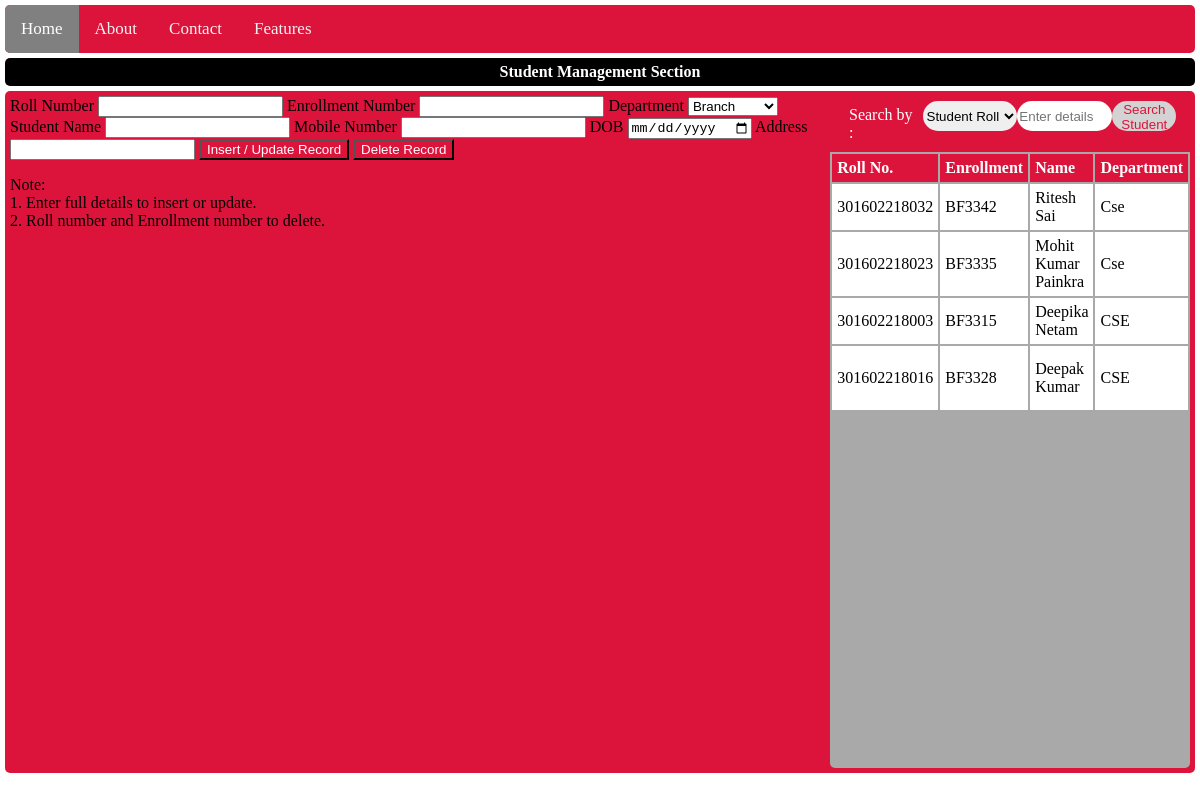
The page / on the database its author committed.
### tables this page shows
CREATE TABLE `students` (
  `sn` int(5) NOT NULL,
  `roll_number` bigint(12) NOT NULL,
  `password` varchar(10) NOT NULL,
  `enrollment_number` varchar(6) DEFAULT NULL,
  `department` varchar(10) DEFAULT NULL,
  `semester` int(1) DEFAULT NULL,
  `name` varchar(50) DEFAULT NULL,
  `father` varchar(30) DEFAULT NULL,
  `mother` varchar(30) DEFAULT NULL,
  `mobile` bigint(10) DEFAULT NULL,
  `dob` date DEFAULT NULL,
  `img` varchar(50) NOT NULL,
  `address` varchar(200) DEFAULT NULL
);

### students_records.php (the view, shortened to what this page needs)
<?php
$q2 = "SELECT * FROM `students` ORDER BY sn DESC;";
$result = mysqli_query($conn, $q2);
while ($row = mysqli_fetch_assoc($result)) {
  echo '
                    <tr>
                        <td>' . $row['roll_number'] . '</td>
                        <td>' . $row['enrollment_number'] . '</td>
                        <td>' . ucwords($row['name']) . '</td>
                        <td>' . ucwords($row['department']) . '</td>
                        <td>' . $row['mobile'] . '</td>
                        <td>' . $row['dob'] . '</td>
                        <td>' . ucwords($row['address']) . '</td>
                    </tr>
                 ';
}

### index.php (shortened to what this page needs)
<!DOCTYPE html>
<html lang="en">
<head>
  <link rel="stylesheet" href="./style/style.css" />
</head>
<body>
  <div class="container">
    <nav class="top-nav rounded">
      <a href="#" class="nav-link active">Home</a>
      <a href="#" class="nav-link">About</a>
      <a href="#" class="nav-link">Contact</a>
      <a href="#" class="nav-link">Features</a>
    </nav>
    <h4 class="heading container center bg-black white rounded">
      Student Management Section
    </h4>
    <section class="middle-students-records rounded">
      <div class="admin-panel">
        <form class="admin-panel rounded" action="./index.php" method="post">
          <label for="roll-number">Roll Number</label>
          <input class="admin-panel" type="number" name="roll_number" id="" required />
          <label for="roll-number">Enrollment Number</label>
          <input class="admin-panel" type="text" name="enrollment_number" id="" required />
          <label for="roll-number">Department</label>
          <select class="admin-panel" name="department" id="">
            <option value="branch">Branch</option>
          </select>
          <label for="student-name">Student Name</label>
          <input class="admin-panel" type="text" name="student_name" id="" />
          <label for="student-name">Mobile Number</label>
          <input class="admin-panel" type="number" name="student_mobile" id="" />
          <label for="student-name">DOB</label>
          <input class="admin-panel" type="date" name="student_dob" id="" />
          <label for="student-name">Address</label>
          <input class="admin-panel" type="text" name="student_address" id="" />
          <button type="submit" name="insert" class="admin-panel white bg-crimson">
            Insert / Update Record
          </button>
          <button name="delete" class=" admin-panel white bg-crimson">Delete Record</button>
          <p>
            Note:<br />
            1. Enter full details to insert or update.<br />
            2. Roll number and Enrollment number to delete.
          </p>
        </form>
      </div>
      <div class="students-records rounded">
        <section class="search-students-records bg-crimson p-1">
          <form action="./index.php" class="search-students-records" method="post">
            <span class="white m-1">Search by :</span>
            <select name="search-by" id="" class="search-students-records" style="width: 30%">
              <option value="roll_number">Student Roll number</option>
            </select>
            <input class="search-students-records" type="search" name="search-student" id="" placeholder="Enter details to search" style="width: 30%" />
            <button class="search-students-records crimson bg-grey" type="submit" style="width: 20%">
              Search Student
            </button>
          </form>
        </section>
        <table class="students-records rounded ">
          <tr class="table-heading">
            <th class="students-records">Roll No.</th>
            <th class="students-records">Enrollment</th>
            <th class="students-records">Name</th>
            <th class="students-records">Department</th>
          </tr>
          <?php
          include 'search_students_records.php';
          include 'students_records.php';
          ?>
        </table>
      </div>
    </section>
  </div>
</body>
</html>

### style/layout.css (style rules this page uses)
body { margin: 5px; }
.container { width: 100%; }
nav.top-nav { background-color: crimson; overflow: hidden; }
section.middle-students-records { display: flex; height: 84vh; justify-content: space-between; background-color: crimson; padding: 5px; }
div.students-records { width: 75%; background-color: darkgray; overflow-y: auto; }
.rounded { border-radius: 5px; }
.p-1 { padding: 5px; }
.m-1 { margin: 5px; }
.center { text-align: center; }
h4.heading { margin: 5px 0; padding: 5px 0; }

### style/colors.css (style rules this page uses)
.white { color: white; }
.crimson { color: crimson; }
.bg-crimson { background-color: crimson; }
.bg-black { background-color: black; }
.bg-grey { background-color: lightgray; }

### style/links.css (style rules this page uses)
a.nav-link { float: left; color: #f2f2f2; text-align: center; padding: 14px 16px; text-decoration: none; font-size: 17px; }
a.nav-link.active { color: white; background-color:grey; }

### style/forms.css (style rules this page uses)
form.search-students-records { width: 95%; margin: 0px auto; display: flex; }
select.search-students-records, input.search-students-records, button.search-students-records { height: 30px; width: 90%; margin: 0px auto 0px auto; text-align: center; margin-bottom: 5px; border: none; border-radius: 50px; }

### style/table.css (style rules this page uses)
table.students-records { width: 100%; }
th, td { width: auto; text-align: start; margin: 0px; padding: 5px; }
th.students-records { color: white; }
tr.table-heading { background-color: crimson; }
tr { background-color: white; }

### rows shown on the page
students: roll_number "301602218032", enrollment_number "BF3342", name "Ritesh Sai", department "Cse"
students: roll_number "301602218023", enrollment_number "BF3335", name "Mohit Kumar Painkra", department "Cse"
students: roll_number "301602218003", enrollment_number "BF3315", name "Deepika Netam", department "CSE"
students: roll_number "301602218016", enrollment_number "BF3328", name "Deepak Kumar", department "CSE"
